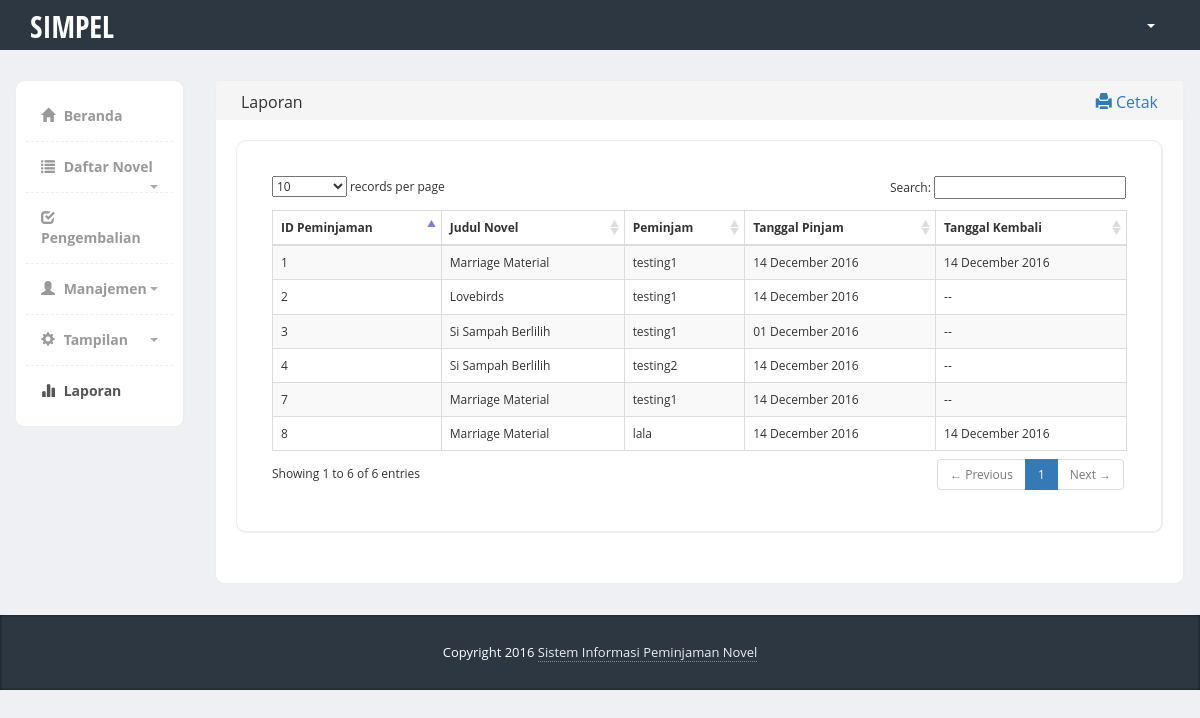
/index.php/admin_laporan, run on an earlier commit of the app's database.
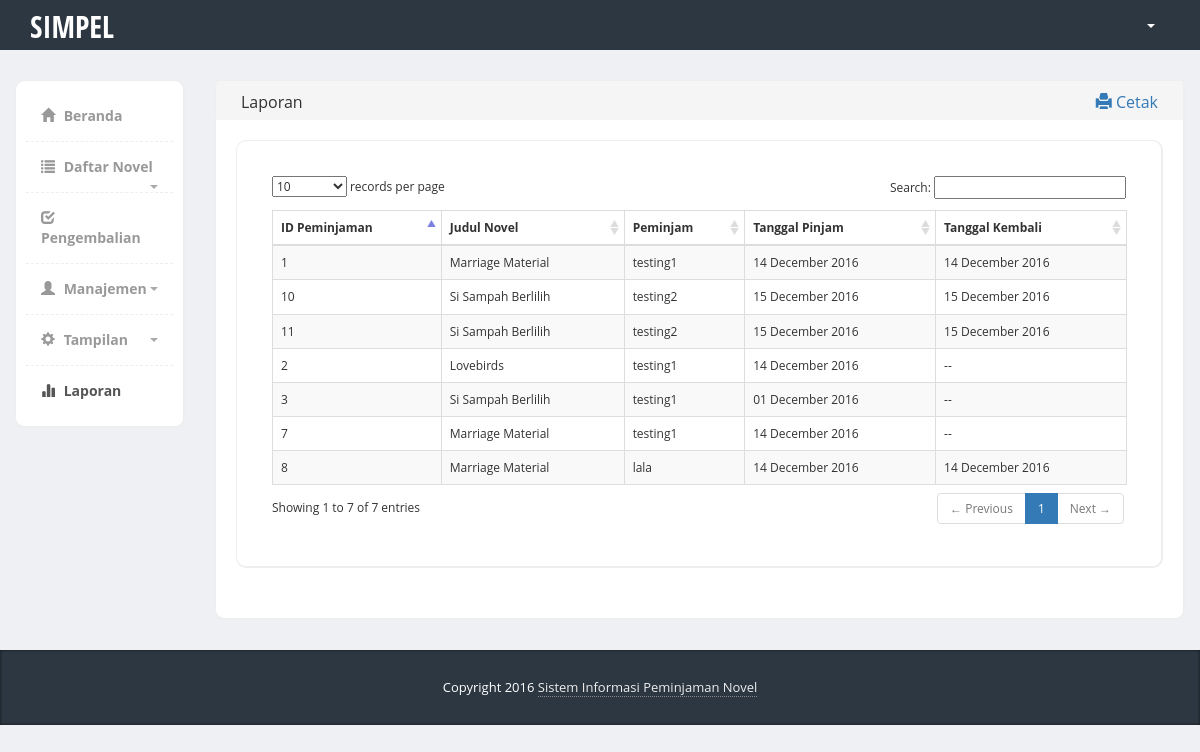
And on a later commit of the database.
### tables this page shows
CREATE TABLE `tbl_peminjaman` (
  `id_peminjaman` int(11) NOT NULL,
  `id_novel` int(11) NOT NULL,
  `id_user` int(11) NOT NULL,
  `tgl_pinjam` date NOT NULL,
  `tgl_kembali` date DEFAULT NULL
);

CREATE TABLE `tbl_novel` (
  `id_novel` int(11) NOT NULL,
  `judul` varchar(255) NOT NULL,
  `deskripsi` text NOT NULL,
  `penulis` varchar(255) NOT NULL,
  `gambar` text NOT NULL,
  `stok` int(11) NOT NULL
);

CREATE TABLE `tbl_user` (
  `id_user` int(11) NOT NULL,
  `nama` varchar(255) NOT NULL,
  `alamat` text NOT NULL,
  `email` varchar(255) NOT NULL,
  `no_telp` varchar(255) NOT NULL,
  `jenis_kelamin` enum('0','1') NOT NULL
);

### application/controllers/Admin_laporan.php (called while the page is built, shortened)
<?php
class Admin_laporan extends CI_Controller {
	public function __construct() {
		$this->load->model('m_peminjaman');
    }
	public function index()
	{
		$this->load->view('admin_header');
		$this->load->view('admin_laporan');
	}
}

### index.php (called while the page is built, shortened)
<?php
require_once BASEPATH.'core/CodeIgniter.php';

### application/models/M_peminjaman.php (called while the page is built, shortened)
<?php
class M_peminjaman extends CI_Model {
	public function tampil_peminjaman() {
        $sql = "select * from tbl_peminjaman
				inner join tbl_novel on tbl_novel.id_novel = tbl_peminjaman.id_novel
				inner join tbl_user on tbl_user.id_user = tbl_peminjaman.id_user
				order by tbl_peminjaman.id_peminjaman desc";
        return $this->db->query($sql);
    }
}
?>

### application/views/admin_laporan.php (the view)
				<div class="col-md-10">
					<div class="row">
						<div class="col-md-12">
							<div class="content-box-header panel-heading">
								<div class="panel-title ">Laporan</div>
								<div class="panel-options">
									<a target="_blank" href="<?php echo site_url(); ?>admin_laporan/cetak_laporan"><i class="glyphicon glyphicon-print"></i> Cetak</a>
								</div>
							</div>
							<div class="content-box-large box-with-header">
								<div class="content-box-large">
									<div class="panel-body">
										<table cellpadding="0" cellspacing="0" border="0" class="table table-striped table-bordered" id="example">
											<thead>
												<tr>
													<th>ID Peminjaman</th>
													<th>Judul Novel</th>
													<th>Peminjam</th>
													<th>Tanggal Pinjam</th>
													<th>Tanggal Kembali</th>
												</tr>
											</thead>
											<tbody>
												<?php
													$query = $this->m_peminjaman->tampil_peminjaman();
													foreach($query->result() as $row){
												?>
												<tr>
													<td><?php echo $row->id_peminjaman; ?></td>
													<td><?php echo $row->judul; ?></td>
													<td><?php echo $row->nama; ?></td>
													<td><?php echo date('d F Y',strtotime($row->tgl_pinjam)); ?></td>
													<td><?php if($row->tgl_kembali == NULL){ echo '--'; }else{ echo date('d F Y',strtotime($row->tgl_kembali)); } ?></td>
												</tr>
												<?php
													}
												?>
											</tbody>
										</table>
									</div>
								</div>
							</div>
						</div>
					</div>
				</div>
			</div>
		</div>
		<footer>
			<div class="container">
				<div class="copy text-center">
				   Copyright 2016 <a href="<?php echo site_url(); ?>admin_beranda">Sistem Informasi Peminjaman Novel</a>
				</div>
			</div>
		</footer>
	</body>
</html>

### application/views/admin_header.php (shortened to what this page needs)
<!DOCTYPE html>
<html>
	<head>
		<link href="<?php echo base_url(); ?>assets/css/bootstrap.min.css" rel="stylesheet">
		<link href="<?php echo base_url(); ?>assets/css/styles.css" rel="stylesheet">
		<link href="<?php echo base_url(); ?>assets/css/dataTables.bootstrap.css" rel="stylesheet" media="screen">
	</head>
	<body>
		<div class="header">
			<div class="container">
				<div class="row">
					<div class="col-md-5">
						<div class="logo">
							<h1><a href="<?php echo site_url(); ?>admin_beranda">SIMPEL</a></h1>
						</div>
					</div>
					<div class="col-md-2">
						<div class="navbar navbar-inverse" role="banner">
							<nav class="collapse navbar-collapse bs-navbar-collapse navbar-right" role="navigation">
								<ul class="nav navbar-nav">
									<li class="dropdown">
										<a href="#" class="dropdown-toggle" data-toggle="dropdown"><?php echo $this->session->userdata('username'); ?> <b class="caret"></b></a>
									</li>
								</ul>
							</nav>
						</div>
					</div>
				</div>
			</div>
		</div>
		<div class="page-content">
			<div class="row">
				<div class="col-md-2">
					<div class="sidebar content-box" style="display: block;">
						<ul class="nav">
							<li <?php if($this->uri->segment(1) == 'admin_beranda') { echo 'class="current"'; } ?>><a href="<?php echo site_url(); ?>admin_beranda"><i class="glyphicon glyphicon-home"></i> Beranda</a></li>
							<li class="submenu <?php if($this->uri->segment(1) == 'admin_daftar_novel') { echo 'open'; } ?>">
								<a href="#">
									<i class="glyphicon glyphicon-list"></i> Daftar Novel
									<span class="caret pull-right"></span>
								</a>
							</li>
							<li <?php if($this->uri->segment(1) == 'admin_pengembalian') { echo 'class="current"'; } ?>><a href="<?php echo site_url(); ?>admin_pengembalian"><i class="glyphicon glyphicon-check"></i> Pengembalian</a></li>
							<li class="submenu <?php if($this->uri->segment(1) == 'admin_manajemen') { echo 'open'; } ?>">
								<a href="#">
									<i class="glyphicon glyphicon-user"></i> Manajemen
									<span class="caret pull-right"></span>
								</a>
							</li>
							<li class="submenu <?php if($this->uri->segment(1) == 'admin_tampilan') { echo 'open'; } ?>">
								<a href="#">
									<i class="glyphicon glyphicon-cog"></i> Tampilan
									<span class="caret pull-right"></span>
								</a>
							</li>
							<li <?php if($this->uri->segment(1) == 'admin_laporan') { echo 'class="current"'; } ?>><a href="<?php echo site_url(); ?>admin_laporan"><i class="glyphicon glyphicon-stats"></i> Laporan</a></li>
						</ul>
					</div>
				</div>

### assets/css/styles.css (style rules this page uses)
body { font-family: 'Open Sans', sans-serif; background-color: #f7f7f7; position: relative; margin: 0px; font-size: 12px; padding: 0px; }
.page-content > .row { margin-left: 0px !important; margin-right: 0px !important; margin-top: 30px; }
footer { background-color:#2c3742; box-shadow:inset 0px 0px 3px #111; color:#fff; font-size:14px; line-height:25px; padding:10px 0px 10px 0px; bottom: 0px; }
footer a { color:#eee; text-decoration:none; border-bottom:1px dotted #888; }
footer .copy { font-size:13px; margin:15px 0px; }
.header { height:50px; background-color: #2c3742; }
.header .logo h1 { font-size:30px; margin:0px; padding:10px 0px; }
.header .logo h1 a { color:#fff; font-family: 'Open Sans Condensed', sans-serif; }
.header .navbar * { box-shadow:none !important; }
.header .navbar { background:none !important; border:0px !important; }
.header .navbar .nav > li > a { color:#fff !important; font-size:13px !important; border-bottom:0px !important; margin-top:0px !important; font-weight:bold; }
.header .navbar-collapse { border:0px !important; }
.header .navbar-nav .caret { border-top-color:#fff !important; border-bottom-color:#fff !important; }
.content-box, .content-box-large { margin-bottom:30px; background:#fff; border-radius:10px; padding:10px; border-left:1px solid #eee; border-top:1px solid #eee; border-right:2px solid #eee; border-bottom:2px solid #eee; }
.content-box-large { padding: 20px; }
.box-with-header { border-top: none; border-top-left-radius:0px; border-top-right-radius:0px; }
.content-box-header { min-height: 40px; font-size: 16px; background:#f5f5f5; border-top-left-radius:5px; border-top-right-radius:5px; padding:10px; border-left:1px solid #eee; border-top:1px solid #eee; border-right:2px solid #eee; }
.content-box-header:after { clear:both; }
.sidebar ul.nav, .sidebar ul.nav ul { list-style: none; padding: 0px; margin: 0px; }
.sidebar .nav > li { margin: 0; border-bottom:1px dashed #eee; }
.sidebar .nav > li:last-child { border-bottom:0px; }
.sidebar .nav > li > a { font-size: 14px; line-height: 20px; padding: 15px 15px; color: #999; display: block; font-weight:bold; background:none; text-decoration: none; border-top:0px; font-weight:bold; }
.sidebar .nav > li > a > i { margin-right:5px; }
.sidebar .nav li a:hover, .sidebar .nav li.current > a { background: #fff; color: #555; border-bottom:0px; }
.sidebar .nav a .caret { float: right; width: 0; height: 0; display: inline-block; vertical-align: top; border-top: 4px solid #aaa; border-right: 4px solid transparent; border-left: 4px solid transparent; content: ""; margin-top: 8px; margin-left: 2px; }
body { background-color: #eff0f3; }
.panel-heading>.panel-title, .content-box-header .panel-title { float: left; padding: 10px 15px; padding-top: 0px; }
.panel-heading>.panel-options, .content-box-header .panel-options { float: right; padding-right: 15px; }
.panel-heading>.panel-options>a, .content-box-header .panel-options>a { margin-top: 10px; }
.panel-body { clear:both; }

What changed in the data, as far as the page shows it:
removed tbl_peminjaman: id_peminjaman "4", id_novel.judul "Si Sampah Berlilih", id_user.nama "testing2", tgl_pinjam "14 December 2016"
added tbl_peminjaman: id_peminjaman "11", id_novel.judul "Si Sampah Berlilih", id_user.nama "testing2", tgl_pinjam "15 December 2016", tgl_kembali "15 December 2016"
added tbl_peminjaman: id_peminjaman "10", id_novel.judul "Si Sampah Berlilih", id_user.nama "testing2", tgl_pinjam "15 December 2016", tgl_kembali "15 December 2016"
Also different on the page:
text written by a page script: "records per page Search: Showing 1 to 6 of 6 entries ← Previous 1 Next →" → "records per page Search: Showing 1 to 7 of 7 entries ← Previous 1 Next →"
